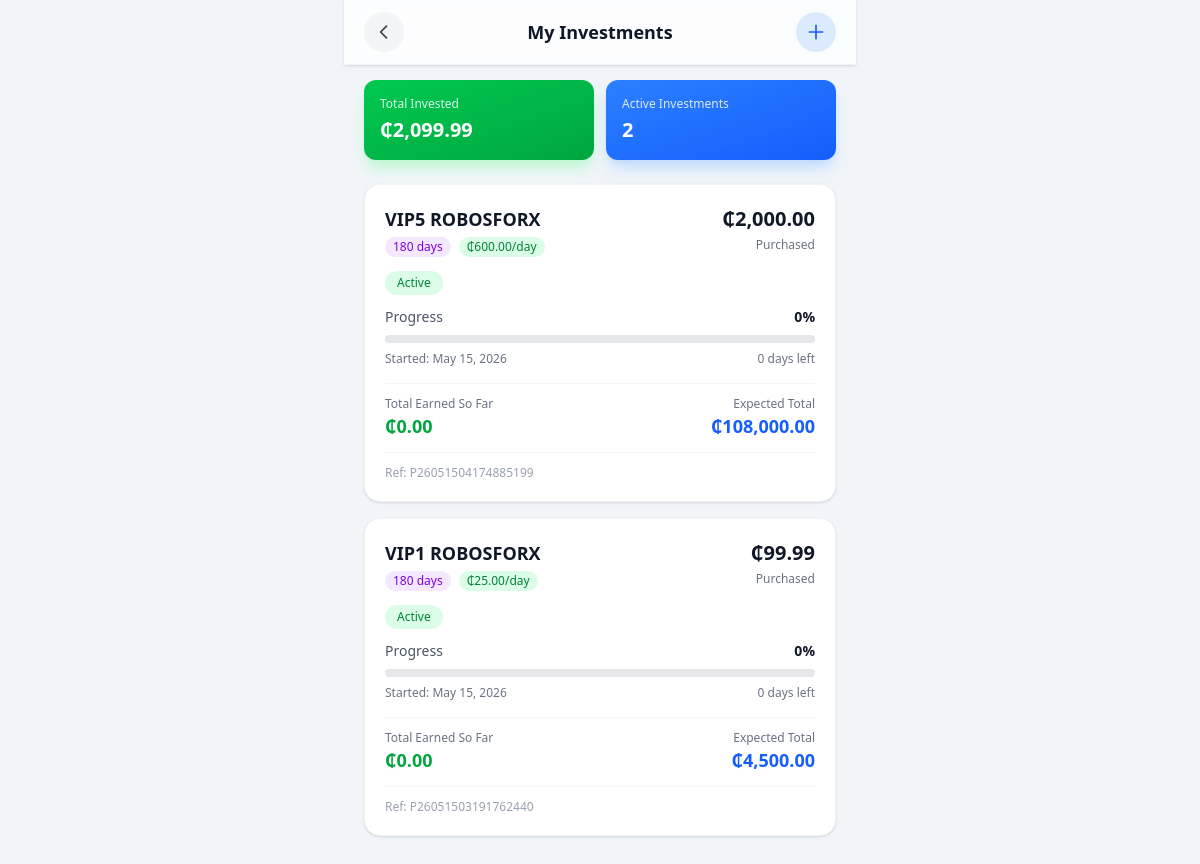
/core/my-investments/ (signed in), run on the app's committed database.
### core/models.py (models this page shows, shortened)
class UserInvestment(models.Model):
    STATUS_CHOICES = [
        ('pending', 'Pending'),
        ('active', 'Active'),
        ('completed', 'Completed'),
        ('cancelled', 'Cancelled'),
    ]
    id = models.UUIDField(primary_key=True, default=uuid.uuid4, editable=False)
    user = models.ForeignKey(
        settings.AUTH_USER_MODEL,
        on_delete=models.CASCADE,
        related_name='investments'
    )
    product = models.ForeignKey(
        Product,
        on_delete=models.CASCADE,
        related_name='investments'
    )
    amount = models.DecimalField(max_digits=12, decimal_places=2)
    status = models.CharField(max_length=16, choices=STATUS_CHOICES, default='pending')
    transaction_reference = models.CharField(max_length=64, blank=True, null=True, help_text='Reference from ProductTransaction')
    purchased_at = models.DateTimeField(auto_now_add=True)
    expires_at = models.DateTimeField(blank=True, null=True)
    created_at = models.DateTimeField(auto_now_add=True)
    updated_at = models.DateTimeField(auto_now=True)
    class Meta:
        ordering = ['-created_at']
    def calculate_earned_so_far(self):
        if self.status != 'active':
            return 0
        if not self.product.daily_earnings or not self.expires_at:
            return 0
    def get_days_remaining(self):
        if not self.expires_at:
            return 0
        remaining = (self.expires_at - timezone.now()).total_seconds() / 86400
        return max(0, int(remaining))
    def get_progress_percentage(self):
        if not self.expires_at:
            return 0

class Product(models.Model):
    user = models.ForeignKey(
        settings.AUTH_USER_MODEL,
        on_delete=models.CASCADE,
        related_name='products'
    )
    name = models.CharField(max_length=255)
    description = models.TextField(blank=True)
    price = models.DecimalField(max_digits=12, decimal_places=2)
    term = models.CharField(max_length=64, blank=True, help_text='E.g. "10 days", "60 days", etc.')
    daily_earnings = models.DecimalField(max_digits=12, decimal_places=2, blank=True, null=True, help_text='Daily earnings for this product')
    created_at = models.DateTimeField(auto_now_add=True)
    total_earnings = models.DecimalField(max_digits=12, decimal_places=2, blank=True, null=True, help_text='Total earnings for the term')
    class Meta:
        ordering = ['-created_at']
        verbose_name = 'Product'
        verbose_name_plural = 'Products'

### core/views.py (the view)
# urls.py: path('my-investments/', views.my_investments, name='my_investments'),
@login_required
def my_investments(request):
    investments = UserInvestment.objects.filter(user=request.user).select_related('product').order_by('-created_at')
    total_invested = 0
    active_count = 0
    for investment in investments:
        investment.total_earned = investment.calculate_earned_so_far()
        investment.days_remaining = investment.get_days_remaining()
        investment.progress_percentage = investment.get_progress_percentage()
        if investment.status == 'active':
            total_invested += float(investment.amount)
            active_count += 1
    context = {
        'investments': investments,
        'total_invested': total_invested,
        'active_count': active_count,
        'user_balance': UserBalance.objects.get_or_create(user=request.user)[0],
    }
    return render(request, 'iCare/services/pages/my_investments.html', context)

### core/templates/iCare/services/pages/my_investments.html (shortened to what this page needs)
{% extends "iCare/base.html" %}
{% load static %}
{% load humanize %}
{% block content %}
<div class="min-h-screen bg-slate-100">
    <div class="fixed top-0 left-0 right-0 z-50 max-w-lg mx-auto bg-white/80 backdrop-blur-xl border-b border-gray-100 px-5 py-3 flex items-center justify-between shadow-sm">
        <button class="w-10 h-10 flex items-center justify-center rounded-full bg-gray-100 active:bg-gray-200 transition-all duration-200" onclick="window.history.back()">
            <svg class="w-5 h-5 text-gray-700" fill="none" stroke="currentColor" viewBox="0 0 24 24">
                <path stroke-linecap="round" stroke-linejoin="round" stroke-width="2" d="M15 19l-7-7 7-7"/>
            </svg>
        </button>
        <h1 class="text-lg font-bold text-gray-900">My Investments</h1>
        <a href="{% url 'product' %}" class="w-10 h-10 flex items-center justify-center rounded-full bg-blue-100 active:bg-blue-200 transition">
            <svg class="w-5 h-5 text-blue-600" fill="none" stroke="currentColor" viewBox="0 0 24 24">
                <path stroke-linecap="round" stroke-linejoin="round" stroke-width="2" d="M12 4v16m8-8H4"/>
            </svg>
        </a>
    </div>
    <div class="pt-20 pb-[70px] px-5 max-w-lg mx-auto min-h-screen">
        <div class="grid grid-cols-2 gap-3 mb-6">
            <div class="bg-gradient-to-br from-green-500 to-green-600 rounded-xl p-4 shadow-lg shadow-green-200">
                <p class="text-green-100 text-xs font-medium">Total Invested</p>
                <p class="text-white text-xl font-bold mt-1">₵{{ total_invested|floatformat:2|intcomma }}</p>
            </div>
            <div class="bg-gradient-to-br from-blue-500 to-blue-600 rounded-xl p-4 shadow-lg shadow-blue-200">
                <p class="text-blue-100 text-xs font-medium">Active Investments</p>
                <p class="text-white text-xl font-bold mt-1">{{ active_count }}</p>
            </div>
        </div>
        {% if investments %}
        <div class="space-y-4">
            {% for investment in investments %}
            <div class="bg-white rounded-2xl p-5 shadow-sm border border-gray-100 hover:shadow-md transition-all duration-200">
                <div class="flex justify-between items-start mb-3">
                    <div>
                        <h3 class="text-lg font-bold text-gray-900">{{ investment.product.name }}</h3>
                        <div class="flex items-center gap-2 mt-1">
                            <span class="text-xs bg-purple-100 text-purple-700 px-2 py-0.5 rounded-full">
                                {{ investment.product.term }} days
                            </span>
                            <span class="text-xs bg-green-100 text-green-700 px-2 py-0.5 rounded-full">
                                ₵{{ investment.product.daily_earnings|floatformat:2|intcomma }}/day
                            </span>
                        </div>
                    </div>
                    <div class="text-right">
                        <p class="text-xl font-bold text-gray-900">₵{{ investment.amount|floatformat:2|intcomma }}</p>
                        <p class="text-xs text-gray-500 mt-1">Purchased</p>
                    </div>
                </div>
                <div class="mb-3">
                    <span class="inline-block px-3 py-1 rounded-full text-xs font-medium
                        {% if investment.status == 'active' %}bg-green-100 text-green-700
                        {% elif investment.status == 'completed' %}bg-blue-100 text-blue-700
                        {% elif investment.status == 'pending' %}bg-yellow-100 text-yellow-700
                        {% else %}bg-red-100 text-red-700{% endif %}">
                        {{ investment.get_status_display }}
                    </span>
                </div>
                <div class="space-y-2">
                    <div class="flex justify-between text-sm">
                        <span class="text-gray-600">Progress</span>
                        <span class="font-semibold text-gray-900">{{ investment.progress_percentage }}%</span>
                    </div>
                    <div class="w-full bg-gray-200 rounded-full h-2">
                    </div>
                    <div class="flex justify-between text-xs text-gray-500">
                        <span>Started: {{ investment.purchased_at|date:"M d, Y" }}</span>
                        <span>{{ investment.days_remaining }} days left</span>
                    </div>
                </div>
                <div class="mt-4 pt-3 border-t border-gray-100">
                    <div class="flex justify-between items-center">
                        <div>
                            <p class="text-xs text-gray-500">Total Earned So Far</p>
                            <p class="text-lg font-bold text-green-600">₵{{ investment.total_earned|floatformat:2|intcomma }}</p>
                        </div>
                        <div class="text-right">
                            <p class="text-xs text-gray-500">Expected Total</p>
                            <p class="text-lg font-bold text-blue-600">₵{{ investment.product.total_earnings|floatformat:2|default:'--'|intcomma }}</p>
                        </div>
                    </div>
                </div>
                {% if investment.transaction_reference %}
                <div class="mt-3 pt-3 border-t border-gray-100">
                    <p class="text-xs text-gray-400">Ref: {{ investment.transaction_reference }}</p>
                </div>
                {% endif %}
            </div>
            {% endfor %}
        </div>
        {% endif %}
    </div>
</div>
{% endblock %}

### data on the page
UserInvestment: product.name "VIP5 ROBOSFORX", product.term "180", product.daily_earnings "600.00", amount "2,000.00", status "Active", progress_percentage "0", purchased_at "May 15, 2026", days_remaining "0", total_earned "0.00", product.total_earnings "108,000.00", transaction_reference "P26051504174885199"
UserInvestment: product.name "VIP1 ROBOSFORX", product.term "180", product.daily_earnings "25.00", amount "99.99", status "Active", progress_percentage "0", purchased_at "May 15, 2026", days_remaining "0", total_earned "0.00", product.total_earnings "4,500.00", transaction_reference "P26051503191762440"

### other printed values
{{ total_invested|floatformat:2|intcomma }} "2,099.99"
{{ active_count }} "2"
